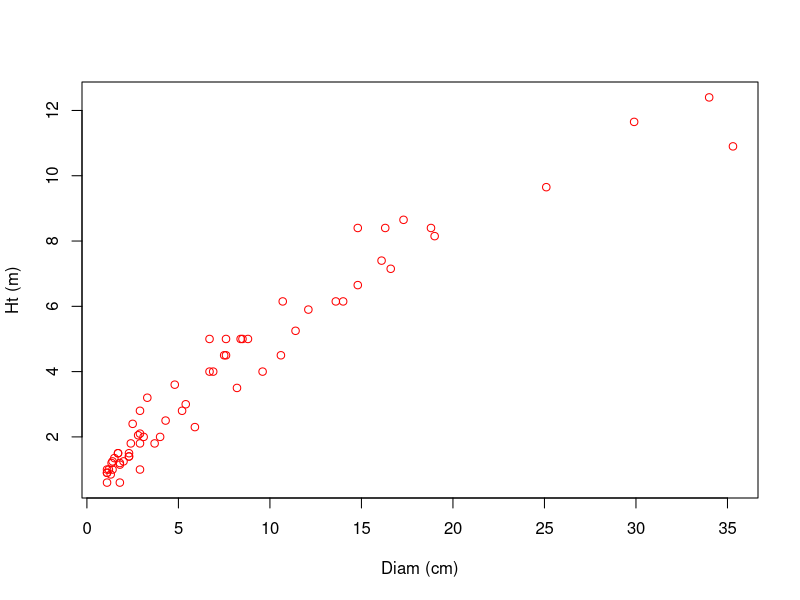

Reproduce this figure in R. (Note: this script raises an error after producing the figure.)
# Comparing nonlinear regression models for tree height data

# Input tree height data into dataframe H
H <- read.csv("data/height1.csv")
# Extract species "buaf"
buaf <- subset(H, Sp=="BUAF")
# Plot height vs. diameter
plot(buaf$Diameter, buaf$Height, xlab="Diam (cm)", ylab="Ht (m)", col="red")
# Model 1: a Power law
mod1 <- nls(Height ~ c * Diameter^d, data = buaf, start = list(c=0.36, d=0.8))
# Model 2: a linear relationship
mod2 <- nls(Height ~ c * Diameter, buaf, start = list(c=0.36)) #use nls for easy comparisons
# Which model fits better?
anova(mod1,mod2)
# Do we need an intercept?
mod3 <- nls(Height ~ c * Diameter^d + e, buaf, start = list(c=0.36, d=0.8, e=0.1))
anova(mod1,mod3)
# Model 4: a Michaelis Menton
mod4 <- nls(Height ~ a * Diameter / (b + Diameter), buaf, start = list(a=14, b=15))
# Does it fit better than model 3?
anova(mod3, mod4)
# can't use anova to test because they're not nested. can't use a least-squares framework

# What do the MM parameters tell us?
# Exercise: fit a Ricker model to the data
mod5 <- nls(Height~a*Diameter*exp(-b*Diameter), buaf, start=list(a=0.4, b=0.02))
summary(mod5)
#note that this doesn't make biological sense, even though it fits well
# can you compare this to models above?
anova(mod5, mod1) #nope

## PREDICTIONS
# compare predictions for models 1,2, and 4
predictions <- rbind(buaf[,2:3], 
                     cbind(Diameter=0:35, Height=predict(mod1, data.frame(Diameter=0:35))), 
                     cbind(Diameter=0:35, Height=predict(mod2, data.frame(Diameter=0:35))), 
                     cbind(Diameter=0:35, Height=predict(mod4, data.frame(Diameter=0:35))))
predictions$model <- rep(c("Original", "mod1", "mod2" ,"mod4"), c(nrow(buaf), 36,36,36))


ggplot(data=predictions, aes(group=model))+
  geom_point(data=predictions[predictions$model=="Original",], aes(x=Diameter, y=Height), color="gray40")+
  theme_bw()+
  geom_line(data=predictions[predictions$model!="Original",], aes(x=Diameter, y=Height, color=model))
